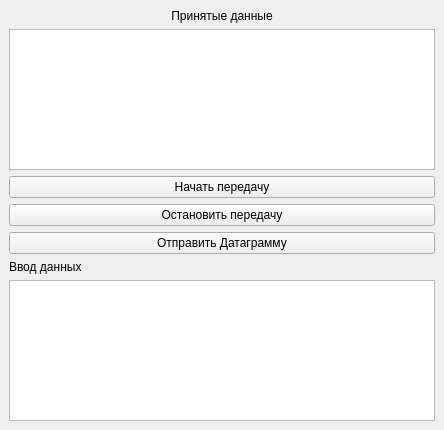
<?xml version="1.0" encoding="UTF-8"?>
<ui version="4.0">
 <class>MainWindow</class>
 <widget class="QMainWindow" name="MainWindow">
  <property name="geometry">
   <rect>
    <x>0</x>
    <y>0</y>
    <width>444</width>
    <height>430</height>
   </rect>
  </property>
  <property name="windowTitle">
   <string>MainWindow</string>
  </property>
  <widget class="QWidget" name="centralwidget">
   <layout class="QVBoxLayout" name="verticalLayout">
    <item>
     <widget class="QLabel" name="lb_receiveData">
      <property name="text">
       <string>Принятые данные</string>
      </property>
      <property name="alignment">
       <set>Qt::AlignmentFlag::AlignCenter</set>
      </property>
     </widget>
    </item>
    <item>
     <widget class="QTextEdit" name="te_result"/>
    </item>
    <item>
     <widget class="QPushButton" name="pb_start">
      <property name="text">
       <string>Начать передачу</string>
      </property>
     </widget>
    </item>
    <item>
     <widget class="QPushButton" name="pb_stop">
      <property name="text">
       <string>Остановить передачу</string>
      </property>
     </widget>
    </item>
    <item>
     <widget class="QPushButton" name="pb_sendDatagram">
      <property name="text">
       <string>Отправить Датаграмму</string>
      </property>
     </widget>
    </item>
    <item>
     <widget class="QLabel" name="lb_inputText">
      <property name="text">
       <string>Ввод данных</string>
      </property>
     </widget>
    </item>
    <item>
     <widget class="QPlainTextEdit" name="pt_inputText"/>
    </item>
   </layout>
  </widget>
 </widget>
 <resources/>
 <connections/>
</ui>
